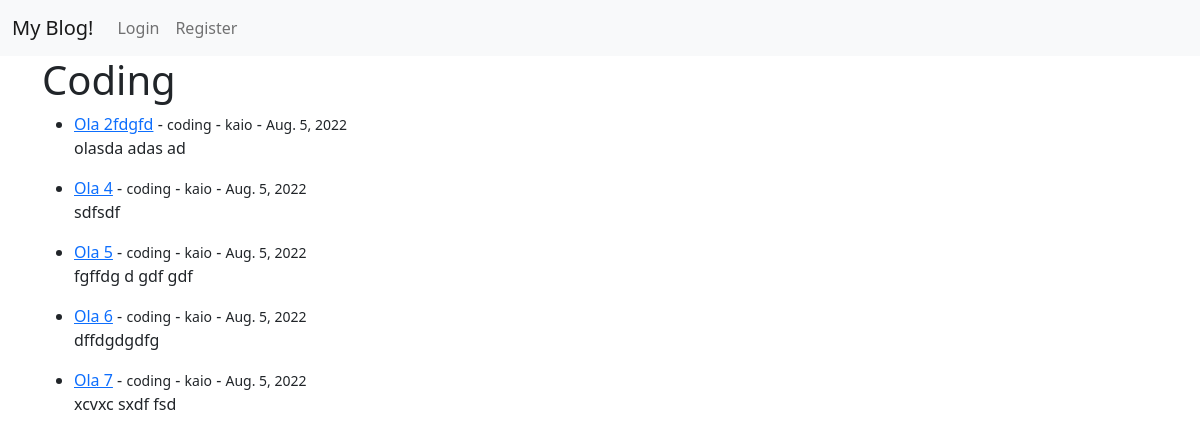
The page /category/coding/ on the database as committed earlier.
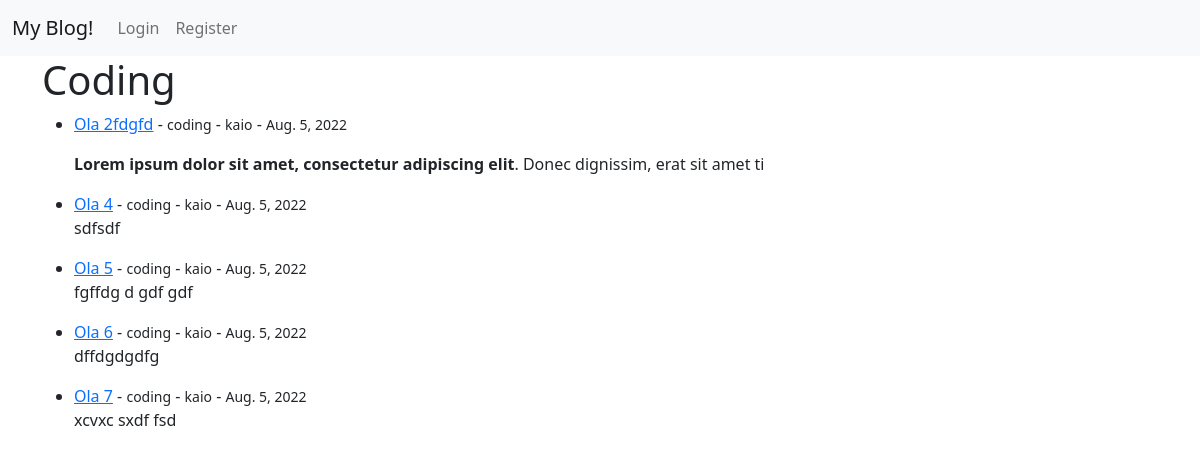
The same page on the database as committed later.
### theblog/models.py (models this page shows, shortened)
class Post(models.Model):
  title = models.CharField(max_length=255)
  title_tag = models.CharField(max_length=255, default="Blog Post")
  author = models.ForeignKey(User, on_delete=models.CASCADE)
  body = models.TextField()
  create = models.DateField(auto_now_add=True)
  category = models.CharField(max_length=255, default='coding')

### theblog/views.py (the view)
# urls.py: path('category/<str:category>/', views.CategoryView, name='category'),
def CategoryView(request, category):
  category_post = Post.objects.filter(category=category)
  context = {'category': category, 'category_post': category_post}
  return render(request, 'theblog/categories.html', context)

### theblog/templates/theblog/categories.html
{% extends 'base.html' %}
{% block content %}
   {% if category_post %}
      <h1>{{category|capfirst}}</h1>
      <ul>
         {% for post in category_post %}
         <li>
            <a href="{% url 'detail_post' post.id %}">{{post.title}}</a>
            - <small>{{post.category}}</small>
            - <small>{{post.author}}</small>
            - <small>{{post.create}}</small>
         </li>
         <p>{{post.body|slice:":100"|safe}}</p>
         {% endfor %}
      </ul>
   {% else %}
      <h2>Sorry this page does not exist...</h2>
   {% endif %}
{% endblock %}

Rows that differ between the two databases and show on the page:
changed Post "Ola 2fdgfd": body "olasda adas ad" → "Lorem ipsum dolor sit amet, consectetur adipiscing elit . Donec dignissim, erat sit amet ti"
